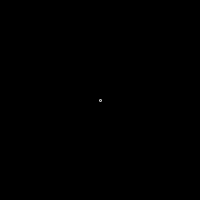
Frame 1 (no input)
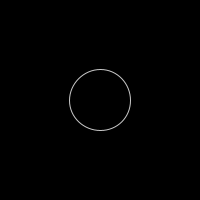
Frame 60 (the mouse pressed at the canvas centre just before this capture)
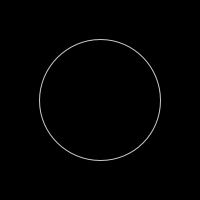
Frame 120 (the mouse held since frame 60 and released just before this capture)

The Processing sketch that drew these frames (run headless with seeded random() and noise(); from frame 60 on, the mouse is pressed at the canvas centre):

// Processing sketch: processing_104117
// ── processing_104117.pde

// desenhando com circulos animados

int crescimento = +1;
int diametro = 1;
//diametro inicial e valor de incremento

void setup() {
size(200, 200);
smooth();
frameRate(180);
}

void draw() {
 background(0);
 diametro = (diametro + crescimento);
 if (diametro > 300){
   diametro = 1;
 }
 noFill();
 stroke(200);
 ellipse(100, 100, diametro, diametro);

}
